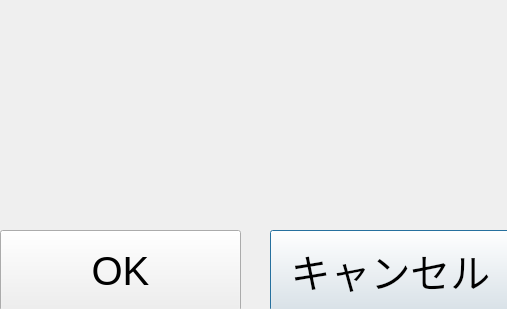
<?xml version="1.0" encoding="UTF-8"?>
<ui version="4.0">
 <class>Dialog_popup_signal</class>
 <widget class="QDialog" name="Dialog_popup_signal">
  <property name="geometry">
   <rect>
    <x>0</x>
    <y>0</y>
    <width>507</width>
    <height>309</height>
   </rect>
  </property>
  <property name="windowTitle">
   <string>Dialog</string>
  </property>
  <widget class="QPushButton" name="bt_cancel">
   <property name="geometry">
    <rect>
     <x>270</x>
     <y>230</y>
     <width>241</width>
     <height>81</height>
    </rect>
   </property>
   <property name="font">
    <font>
     <pointsize>30</pointsize>
    </font>
   </property>
   <property name="text">
    <string>キャンセル</string>
   </property>
  </widget>
  <widget class="QPushButton" name="bt_end">
   <property name="geometry">
    <rect>
     <x>0</x>
     <y>230</y>
     <width>241</width>
     <height>81</height>
    </rect>
   </property>
   <property name="font">
    <font>
     <pointsize>30</pointsize>
    </font>
   </property>
   <property name="text">
    <string>OK</string>
   </property>
  </widget>
  <widget class="QLabel" name="lb_text">
   <property name="geometry">
    <rect>
     <x>10</x>
     <y>10</y>
     <width>491</width>
     <height>201</height>
    </rect>
   </property>
   <property name="font">
    <font>
     <pointsize>60</pointsize>
    </font>
   </property>
   <property name="text">
    <string/>
   </property>
   <property name="alignment">
    <set>Qt::AlignCenter</set>
   </property>
  </widget>
 </widget>
 <resources/>
 <connections/>
</ui>
